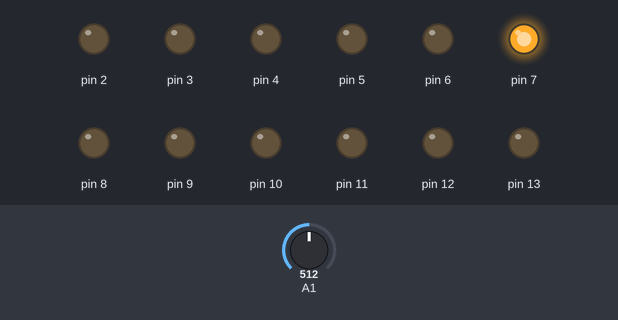
The sketch below on a simulated Arduino Uno, built with avr-gcc and run on an emulated ATmega328P. On the bench: output pins drawn as LEDs (lit = HIGH). The test bench sets the inputs (shaded band); at power-on: A1 = 512. What the sketch prints to the serial monitor is not drawn.

Above: at 1.2 s.
1.3 s: A1 set to 544
At 2.1 s:
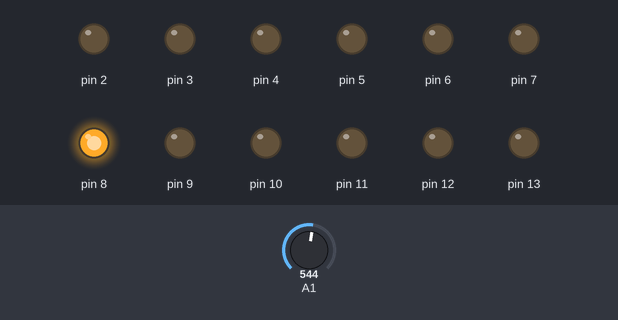
2.8 s: A1 set to 716
At 3.3 s:
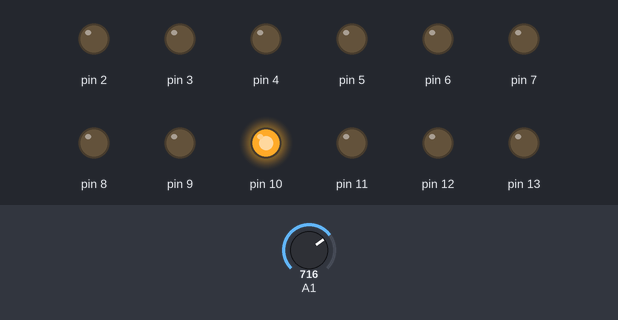
4.3 s: A1 set to 789
5.8 s: A1 set to 810
At 6.7 s:
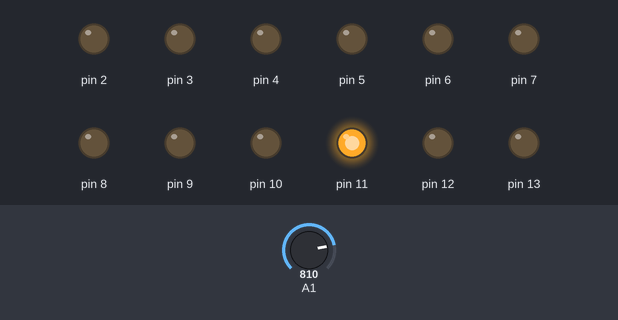
7.3 s: A1 set to 900
At 7.9 s:
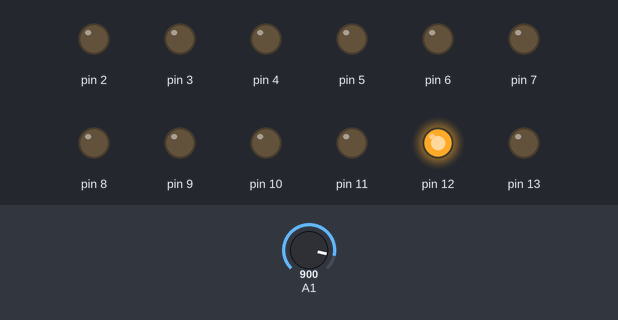
8.8 s: A1 set to 872
At 10.2 s:
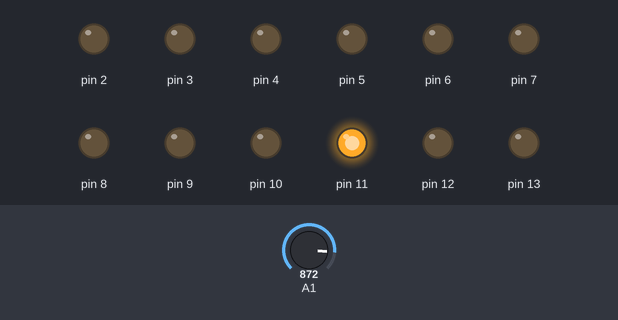
Timing chart, 0 to 11.3 s (numbered marks = the images above; inputs shaded):
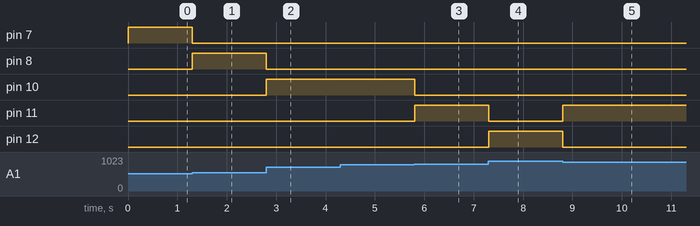

Measured:
- the behaviour switches between 530 and 531 on A1 (found by bisection; images 0 and 1)
- the behaviour switches between 800 and 801 on A1 (found by bisection; images 2 and 3)
- the behaviour switches between 891 and 890 on A1 (found by bisection; images 4 and 5)
- after the input at 1.3 s, pin 7: HIGH → LOW at once; pin 8: LOW → HIGH at once
- after the input at 2.8 s, pin 8: HIGH → LOW at once; pin 10: LOW → HIGH at once
- after the input at 5.8 s, pin 10: HIGH → LOW at once; pin 11: LOW → HIGH at once
- after the input at 7.3 s, pin 11: HIGH → LOW at once; pin 12: LOW → HIGH at once
- after the input at 8.8 s, pin 11: LOW → HIGH at once; pin 12: HIGH → LOW at once

The sketch:

array_of_LED_with_pot.ino
```cpp
int val;
int val2;
int t;
void setup() {
  // initialize serial communication at 9600 bits per second:
  Serial.begin(19200);
pinMode(2, OUTPUT);
pinMode(4, OUTPUT);
pinMode(3, OUTPUT);
pinMode(5, OUTPUT);
pinMode(6, OUTPUT);
pinMode(7, OUTPUT);
pinMode(8, OUTPUT);
pinMode(9, OUTPUT);
pinMode(10, OUTPUT);
pinMode(11, OUTPUT);
pinMode(12, OUTPUT);
pinMode(13, OUTPUT);
t=0;
}

// the loop routine runs over and over again forever:
void loop() {
  // read the input on analog pin 1:
  val = analogRead(A1);
  // pr9int out the value you read:
  val2=((val/9)+21)/10;
  Serial.println(val2);
  digitalWrite(val2,1);

  if (t!=val2)
  {
    digitalWrite(t,0);

  }
  t=val2;

}
```
